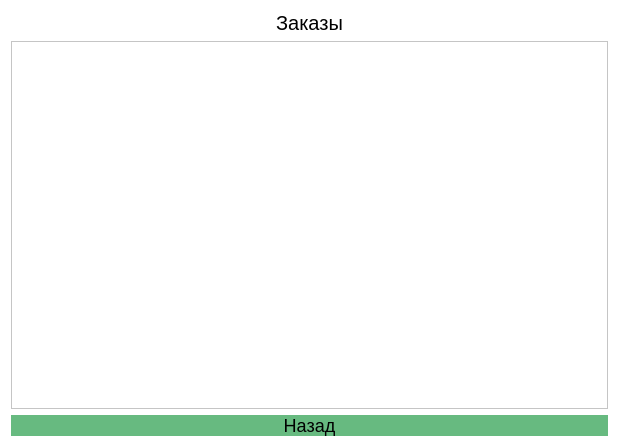
<?xml version="1.0" encoding="UTF-8"?>
<ui version="4.0">
 <class>OrdersPage</class>
 <widget class="QWidget" name="OrdersPage">
  <property name="geometry">
   <rect>
    <x>0</x>
    <y>0</y>
    <width>619</width>
    <height>447</height>
   </rect>
  </property>
  <property name="sizePolicy">
   <sizepolicy hsizetype="Expanding" vsizetype="Expanding">
    <horstretch>0</horstretch>
    <verstretch>0</verstretch>
   </sizepolicy>
  </property>
  <property name="windowTitle">
   <string>Form</string>
  </property>
  <property name="styleSheet">
   <string notr="true">background-color: #fff;
font-size: 18px
</string>
  </property>
  <layout class="QVBoxLayout" name="verticalLayout">
   <item>
    <widget class="QLabel" name="Title">
     <property name="styleSheet">
      <string notr="true">color: black; font-size: 20px</string>
     </property>
     <property name="text">
      <string>&lt;html&gt;&lt;head/&gt;&lt;body&gt;&lt;p align=&quot;center&quot;&gt;Заказы&lt;/p&gt;&lt;/body&gt;&lt;/html&gt;</string>
     </property>
    </widget>
   </item>
   <item>
    <widget class="QScrollArea" name="scrollArea">
     <property name="widgetResizable">
      <bool>true</bool>
     </property>
     <widget class="QWidget" name="scrollAreaWidgetContents">
      <property name="geometry">
       <rect>
        <x>0</x>
        <y>0</y>
        <width>599</width>
        <height>364</height>
       </rect>
      </property>
      <layout class="QVBoxLayout" name="verticalLayout_4">
       <item>
        <layout class="QVBoxLayout" name="list"/>
       </item>
      </layout>
     </widget>
    </widget>
   </item>
   <item>
    <widget class="QPushButton" name="BackButton">
     <property name="cursor">
      <cursorShape>PointingHandCursor</cursorShape>
     </property>
     <property name="styleSheet">
      <string notr="true">background: #67BA80;
border: none;</string>
     </property>
     <property name="text">
      <string>Назад</string>
     </property>
    </widget>
   </item>
  </layout>
 </widget>
 <resources/>
 <connections/>
</ui>
